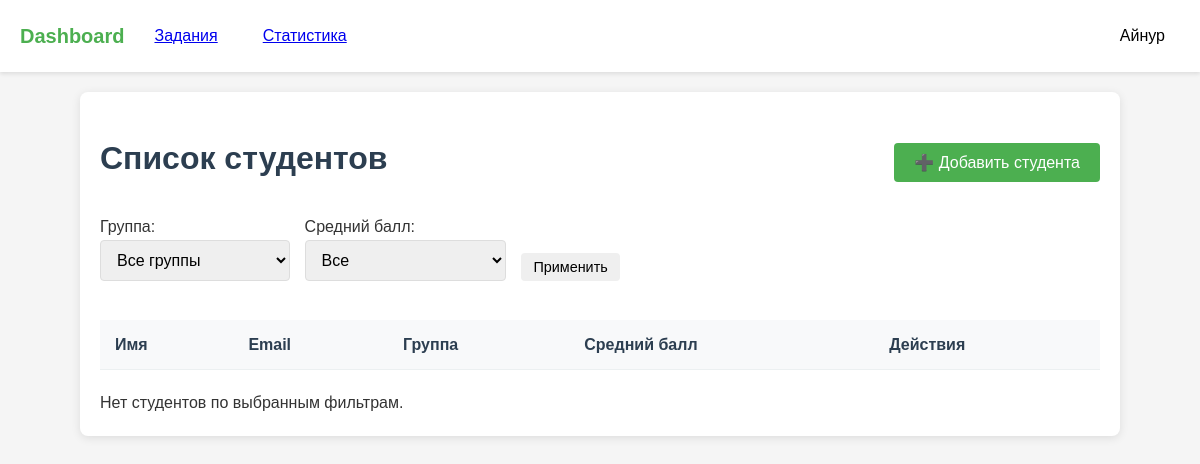
Before: /students (signed in) with the older database file.
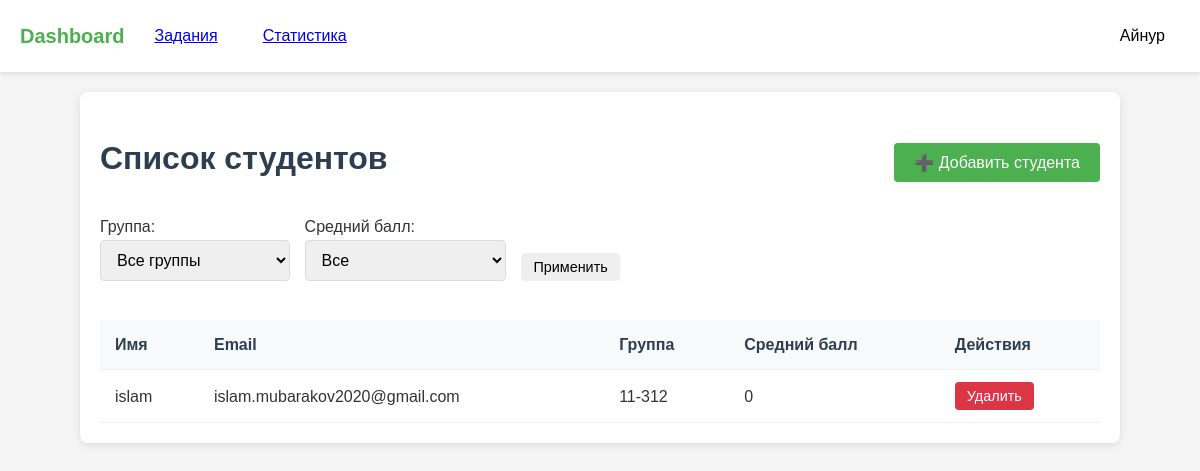
After: the same page with the newer database file.
### models.py (models this page shows)
class User(UserMixin, db.Model):
    id = db.Column(db.Integer, primary_key=True)
    name = db.Column(db.String(150))
    email = db.Column(db.String(150), unique=True)
    password = db.Column(db.String(150))
    role = db.Column(db.String(50))  # 'student' or 'teacher'
    group = db.Column(db.String(50))
    first_name = db.Column(db.String(150))
    last_name = db.Column(db.String(150))
    age = db.Column(db.Integer)
    gender = db.Column(db.String(10))  # 'male', 'female', 'other'
    students = db.relationship(
        'User',
        secondary=teacher_student,
        primaryjoin=(id == teacher_student.c.teacher_id),
        secondaryjoin=(id == teacher_student.c.student_id),
        backref=db.backref('teachers', lazy='dynamic'),
        lazy='dynamic'
    )

### main.py (the view, shortened to what this page needs)
@main.route('/students')
@login_required
def students():
    if current_user.role != 'teacher':
        abort(403)
    group_filter = request.args.get('group', '').strip()
    score_filter = request.args.get('score', '')
    students_query = current_user.students.order_by(User.name.asc())
    if group_filter:
        students_query = students_query.filter_by(group=group_filter)
    students = students_query.all()
    all_groups = [g[0] for g in db.session.query(User.group).distinct() if g[0]]
    avg_scores = {}
    for student in students:
        submissions = Submission.query.filter_by(student_id=student.id).all()
        scores = [s.score for s in submissions if s.score is not None]
        avg_scores[student.id] = round(sum(scores) / len(scores), 2) if scores else 0
    return render_template('students.html', students=students, all_groups=all_groups, avg_scores=avg_scores,
                           group_filter=group_filter, score_filter=score_filter)

### app.py (called while the page is built)
def create_app():
    app = Flask(__name__)
    app.config['SECRET_KEY'] = 'your_secret_key'
    app.config['SQLALCHEMY_DATABASE_URI'] = 'sqlite:///data.db'
    app.config['SQLALCHEMY_TRACK_MODIFICATIONS'] = False
    app.config['TEMPLATES_AUTO_RELOAD'] = True
    db.init_app(app)
    login_manager.init_app(app)
    login_manager.login_view = 'auth.login'
    from models import User
    @login_manager.user_loader
    def load_user(user_id):
        return User.query.get(int(user_id))
    from auth import auth as auth_blueprint
    app.register_blueprint(auth_blueprint)
    from main import main as main_blueprint
    app.register_blueprint(main_blueprint)
    return app

### templates/students.html (shortened to what this page needs)
{% extends "base.html" %}
{% block content %}
<div class="students-management-container">
    <div style="display: flex; justify-content: space-between; align-items: center;">
        <h1 class="page-title">Список студентов</h1>
        <button class="btn btn-primary" onclick="toggleAddForm()">➕ Добавить студента</button>
    </div>
    <form method="get" class="filter-section" style="display: flex; gap: 15px; align-items: flex-end; margin-bottom: 20px;">
        <div>
            <label for="group">Группа:</label>
            <select name="group" id="group" class="form-input">
                <option value="">Все группы</option>
            </select>
        </div>
        <div>
            <label for="score">Средний балл:</label>
            <select name="score" id="score" class="form-input">
                <option value="">Все</option>
            </select>
        </div>
        <button type="submit" class="btn btn-small">Применить</button>
    </form>
    <div class="students-table-container mt-3">
        <table class="students-table" id="studentsTable">
            <thead>
                <tr>
                    <th>Имя</th>
                    <th>Email</th>
                    <th>Группа</th>
                    <th>Средний балл</th>
                    <th>Действия</th>
                </tr>
            </thead>
            <tbody>
                {% for student in students %}
                <tr>
                    <td>{{ student.name }}</td>
                    <td>{{ student.email }}</td>
                    <td>{{ student.group if student.group else '—' }}</td>
                    <td>
                        {% if avg_scores[student.id] is not none %}
                            {{ avg_scores[student.id] }}
                        {% else %}
                            —
                        {% endif %}
                    </td>
                    <td class="actions-cell">
                        <form method="POST" action="{{ url_for('main.delete_student', student_id=student.id) }}" onsubmit="return confirm('Удалить этого студента?');">
                            <button type="submit" class="btn btn-danger btn-small">Удалить</button>
                        </form>
                    </td>
                </tr>
                {% endfor %}
            </tbody>
        </table>
        {% if not students %}
        <div class="info-block" style="margin-top:20px;">
            Нет студентов по выбранным фильтрам.
        </div>
        {% endif %}
    </div>
</div>
{% endblock %}

Changed rows visible on the page:
now on this page (row edited): User: name "islam", email "islam.mubarakov2020@gmail.com", group "11-312", avg_scores "0"
Other visible differences:
text no longer shown: "Нет студентов по выбранным фильтрам."
